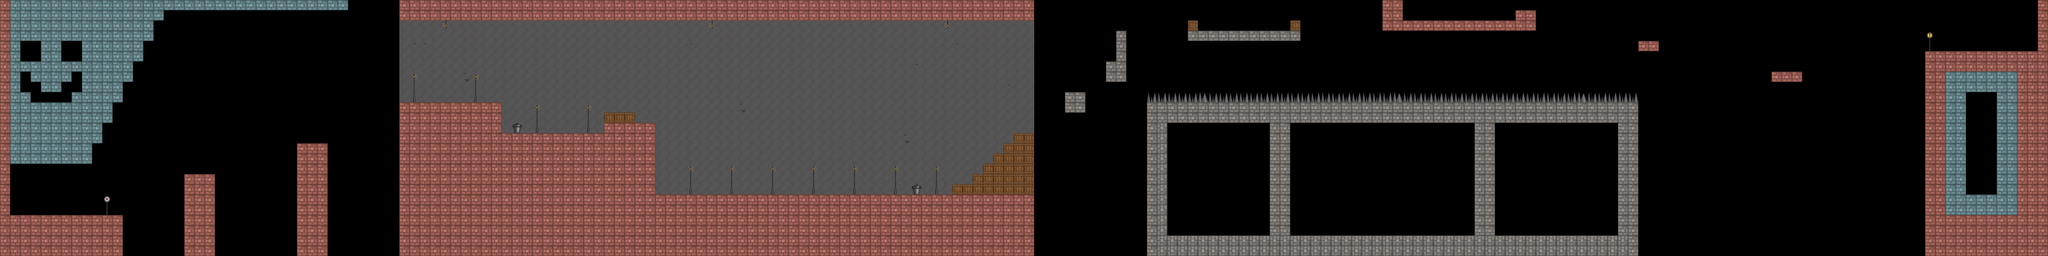

Rendered tile map (Tiled .tmx) drawn with the repository's tilesets; below, a short description and the map source with its tile grids summarised:
An orthogonal 200x25 tile map with 32x32 px tiles, 2 tile layers (Tile Layer 1, Tile Layer 2) and 13 objects (10x slime, spawnpoint, goal, benny).

<map version="1.0" tiledversion="1.1.4" orientation="orthogonal" renderorder="right-down" width="200" height="25" tilewidth="32" tileheight="32" infinite="0" nextobjectid="14">
 <tileset firstgid="1" name="tiles" tilewidth="32" tileheight="32" tilecount="28" columns="7">
  <image source="tiles.png" width="224" height="128" />
  <tile id="0">
   <properties>
    <property name="blocked" value="" />
   </properties>
  </tile>
  <tile id="3">
   <properties>
    <property name="spikes" value="" />
   </properties>
  </tile>
  <tile id="7">
   <properties>
    <property name="blocked" value="" />
   </properties>
  </tile>
  <tile id="11">
   <properties>
    <property name="blocked" value="" />
   </properties>
  </tile>
  <tile id="14">
   <properties>
    <property name="blocked" value="" />
   </properties>
  </tile>
  <tile id="18">
   <properties>
    <property name="blocked" value="" />
   </properties>
  </tile>
  <tile id="21">
   <properties>
    <property name="blocked" value="" />
   </properties>
  </tile>
  <tile id="22">
   <properties>
    <property name="blocked" value="" />
   </properties>
  </tile>
  <tile id="23">
   <properties>
    <property name="blocked" value="" />
   </properties>
  </tile>
  <tile id="26">
   <properties>
    <property name="spikes" value="" />
   </properties>
  </tile>
 </tileset>
 <layer name="Tile Layer 1" width="200" height="25">
  <data>[5000 cells, 2457 non-empty, 12 distinct tile ids]</data>
 </layer>
 <layer name="Tile Layer 2" width="200" height="25">
  <data>[5000 cells, 38 non-empty, 4 distinct tile ids]</data>
 </layer>
 <objectgroup name="objects">
  <object id="1" name="spawnpoint" x="54.9115" y="612.726" width="23" height="51" />
  <object id="2" name="goal" x="6265.6" y="-225.394" width="96" height="381" />
  <object id="3" name="benny" x="6326.98" y="88.8719" width="24" height="62" />
  <object id="4" name="slime" x="1666.93" y="373.715" width="34" height="36">
   <properties>
    <property name="green" value="" />
   </properties>
  </object>
  <object id="5" name="slime" x="2437.98" y="565.071" width="34" height="36">
   <properties>
    <property name="green" value="" />
   </properties>
  </object>
  <object id="6" name="slime" x="2199.34" y="563.945" width="34" height="36">
   <properties>
    <property name="green" value="" />
   </properties>
  </object>
  <object id="7" name="slime" x="2874.72" y="565.071" width="34" height="36">
   <properties>
    <property name="green" value="" />
   </properties>
  </object>
  <object id="8" name="slime" x="4478.72" y="19.1454" width="34" height="36">
   <properties>
    <property name="blue" value="" />
   </properties>
  </object>
  <object id="9" name="slime" x="4667.83" y="20.271" width="34" height="36">
   <properties>
    <property name="blue" value="" />
   </properties>
  </object>
  <object id="10" name="slime" x="3982.32" y="43.909" width="34" height="36">
   <properties>
    <property name="red" value="" />
   </properties>
  </object>
  <object id="11" name="slime" x="3846.12" y="45.0347" width="34" height="36">
   <properties>
    <property name="red" value="" />
   </properties>
  </object>
  <object id="12" name="slime" x="3786.47" y="51.7884" width="34" height="36">
   <properties>
    <property name="red" value="" />
   </properties>
  </object>
  <object id="13" name="slime" x="3917.04" y="52.914" width="34" height="36">
   <properties>
    <property name="red" value="" />
   </properties>
  </object>
 </objectgroup>
</map>
